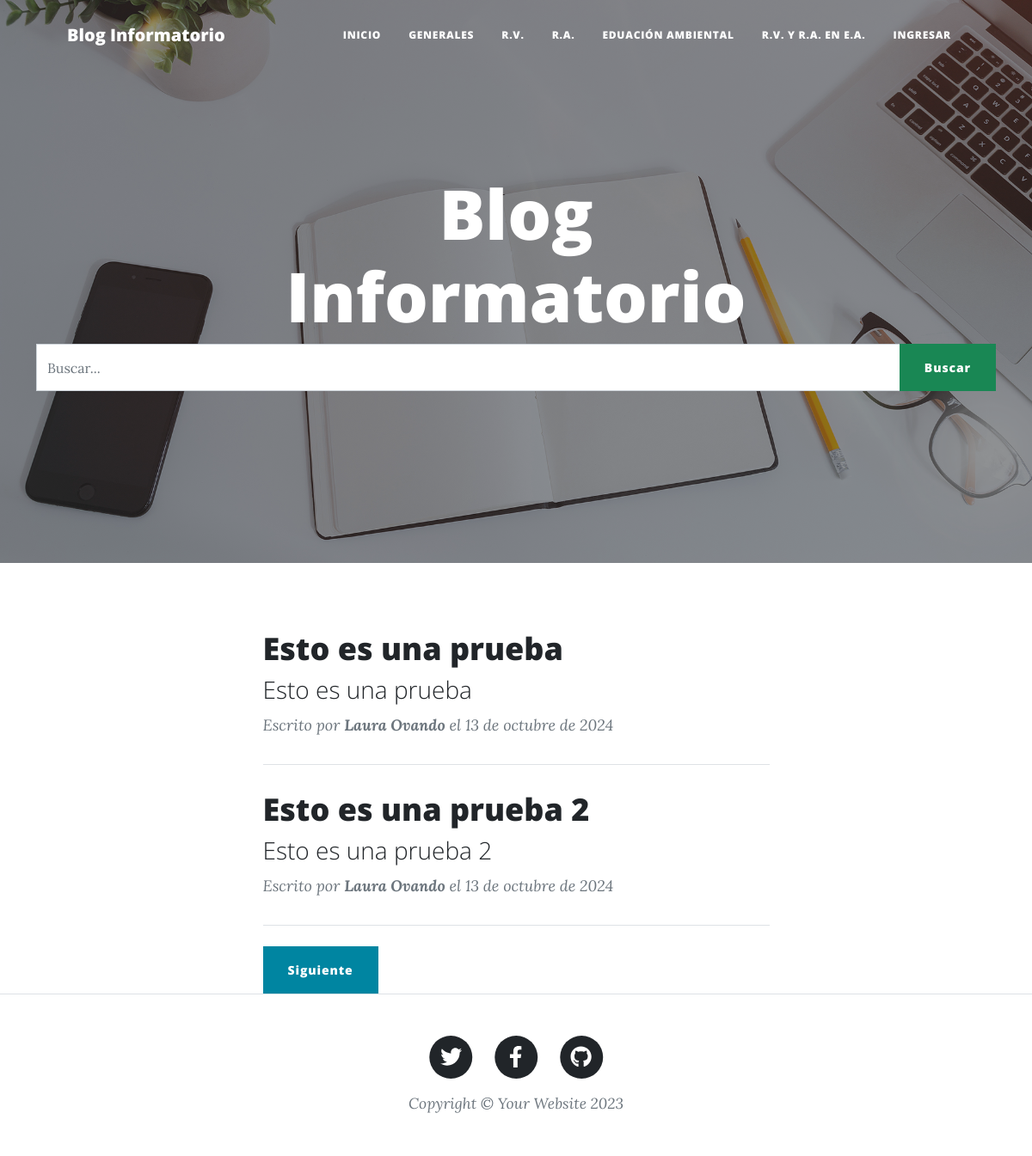
/, run on an earlier commit of the app's database.
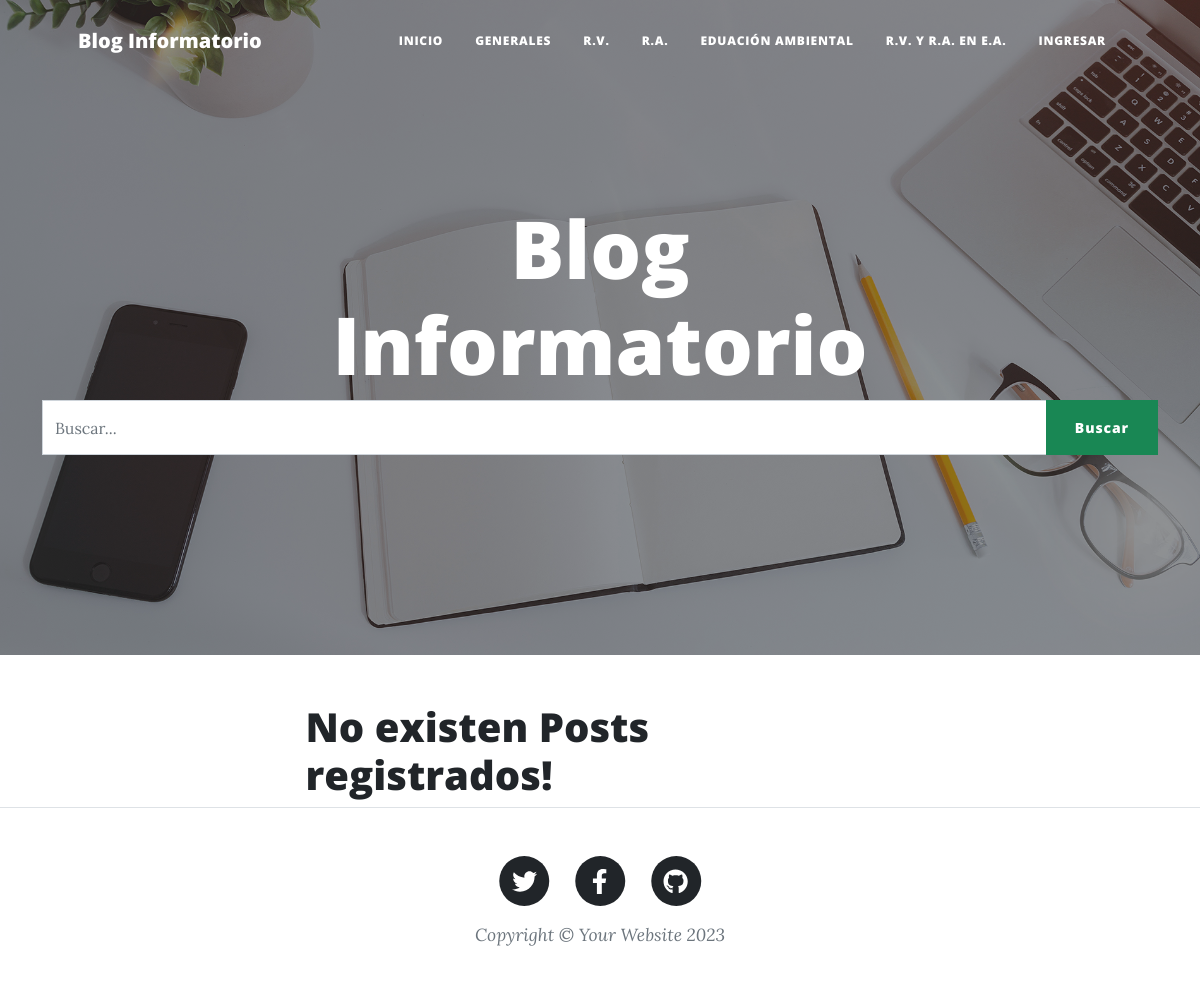
And on a later commit of the database.
### GestionDeBlog/models.py (models this page shows, shortened)
class Post(models.Model):
    id = models.AutoField(primary_key=True)
    titulo = models.CharField('Titulo', max_length=150, blank=False, null=False)
    slug = models.CharField('Slug', max_length=100, blank=False, null=False)
    descripcion = models.CharField('Descripcion', max_length=255, blank=False, null=False)
    contenido = RichTextField()
    imagen = models.URLField(max_length=255, blank=False, null=False)
    autor = models.ForeignKey(Usuario, on_delete=models.CASCADE)
    categoria = models.ForeignKey(Categoria, on_delete=models.CASCADE)
    estado = models.BooleanField('Publicado / No Publicado', default=True)
    fecha_creacion = models.DateField('Fecha de Creacion', auto_now=False, auto_now_add=True)
    class Meta:
        verbose_name = 'Post'
        verbose_name_plural = 'Posts'

class Usuario(AbstractUser):
    REQUIRED_FIELDS = ['first_name', 'last_name', 'email']
    def __str__(self):
        return f'{self.first_name} {self.last_name}'

### GestionDeBlog/views.py (the view)
# urls.py: 2. Add a URL to urlpatterns:  path('', views.home, name='home')
def home(request):
    queryset = request.GET.get("buscar")
    post = Post.objects.filter(estado = True)
    if queryset:
        post = Post.objects.filter(
            Q(titulo__icontains = queryset) |
            Q(descripcion__icontains = queryset)
        ).distinct()
    paginator = Paginator(post, 2)
    page = request.GET.get('page')
    post = paginator.get_page(page)
    return render(request, 'index.html', {'post':post})

### GestionDeBlog/templates/index.html (shortened to what this page needs)
{% load static %}
<!DOCTYPE html>
<html lang="es">
    <head>
        <link href="{% static 'css/styles.css' %}" rel="stylesheet" />
    </head>
    <body>
        <nav class="navbar navbar-expand-lg navbar-light" id="mainNav">
            <div class="container px-4 px-lg-5">
                <a class="navbar-brand" href={% url 'inicio' %}>Blog Informatorio</a>
                <div class="collapse navbar-collapse" id="navbarResponsive">
                    <ul class="navbar-nav ms-auto py-4 py-lg-0">
                        <li class="nav-item"><a class="nav-link px-lg-3 py-3 py-lg-4" href={% url 'inicio' %}>Inicio</a></li>
                        <li class="nav-item"><a class="nav-link px-lg-3 py-3 py-lg-4" href={% url 'generales' %}>Generales</a></li>
                        <li class="nav-item"><a class="nav-link px-lg-3 py-3 py-lg-4" href={% url 'realidadVirtual' %}>R.V.</a></li>
                        <li class="nav-item"><a class="nav-link px-lg-3 py-3 py-lg-4" href={% url 'realidadAumentada' %}>R.A.</a></li>
                        <li class="nav-item"><a class="nav-link px-lg-3 py-3 py-lg-4" href={% url 'educacionAmbiental' %}>Eduación Ambiental</a></li>
                        <li class="nav-item"><a class="nav-link px-lg-3 py-3 py-lg-4" href={% url 'rvyraenea' %}>R.V. y R.A. en E.A.</a></li>
                        {% if request.user.is_authenticated and user.username == 'admin' %}
                            <div class="dropdown">
                                <button class="btn btn-secondary dropdown-toggle" type="button" id="dropdownMenuButton1" data-bs-toggle="dropdown" aria-expanded="false">
                                    ¿Que quieres hacer?
                                </button>
                                <ul class="dropdown-menu" aria-labelledby="dropdownMenuButton1">
                                    <li><a class="dropdown-item" href={% url 'posts' %}>Gestion de Post</a></li>
                                    <li><a class="dropdown-item" href={% url 'categorias' %}>Gestion de Categorias</a></li>
                                    <li><a class="dropdown-item" href={% url 'usuarios' %}>Gestion de Usuarios</a></li>
                                </ul>
                            </div>
                            <li class="nav-item"><a class="nav-link px-lg-3 py-3 py-lg-4" href={% url 'exit' %}>Salir</a></li>
                        {% else %}
                            <li class="nav-item"><a class="nav-link px-lg-3 py-3 py-lg-4" href={% url 'login' %}>Ingresar</a></li>
                        {% endif %}
                    </ul>
                </div>
            </div>
        </nav>
        <header class="masthead" style="background-image: url('{% block imagen %} {% static 'assets/img/home-bg.jpg' %} {% endblock imagen %}')">
            <div class="container position-relative px-4 px-lg-5">
                <div class="row gx-4 gx-lg-5 justify-content-center">
                    <div class="col-md-10 col-lg-8 col-xl-7">
                        <div class="site-heading">
                            <h1>{% block titulo_principal %} Blog Informatorio {% endblock titulo_principal %}</h1>
                        </div>
                    </div>
                </div>
            </div>
            {% block barra_busqueda %}
            <div class="container">
                <div class="row">
                    <div class="col-md-12 search">
                        <form method="get">
                            <div id="custom-search-input">
                                <div class="input-group col-md-12">
                                    <input type="text" class="form-control" placeholder="Buscar..." name="buscar" value="{{request.GET.buscar}}">
                                    <span class="input-group-list">
                                        <button type="submit" class="btn btn-success">Buscar</button>
                                    </span>
                                </div>
                            </div>
                        </form>
                    </div>
                </div>
            </div>
            {% endblock barra_busqueda %}
        </header>
        <div class="container px-4 px-lg-5">
            <div class="row gx-4 gx-lg-5 justify-content-center">
                <div class="col-md-10 col-lg-8 col-xl-7">
                    {% block contenido %}
                        {% if post %}
                        {% for p in post %}
                            <div class="post-preview">
                                <a href={% url 'detallepost' p.slug %}>
                                    <h2 class="post-title">{{p.titulo}}</h2>
                                    <h3 class="post-subtitle">{{p.descripcion}}</h3>
                                <p class="post-meta">
                                    Escrito por
                                    <strong> {{p.autor}} </strong> el
                                    {{p.fecha_creacion}}
                                </p>
                            </div>
                        <hr class="my-4" />
                        {% endfor %}
                        {% else %}
                            <h1> No existen Posts registrados! </h1>
                        {% endif %}
                    {% endblock contenido %}
                    <div class="row">
                        <div class="col-md-12 col-lg-12 col-sm-12 col-xs-12">
                            <div class="col-md-6 col-lg-6 col-sm-6 col-xs-6 float-right">
                                {% if post.has_next %}
                                    <div class="clearfix">
                                        <a href="?page={{ post.next_page_number }}{% if request.GET.search %} &q={{ request.GET.search }} {% endif %}" class="btn btn-primary float-rigth">Siguiente</a>
                                    </div>
                                {% endif %}
                            </div>
                        </div>
                    </div>
                </div>
            </div>
        </div>
        <footer class="border-top">
            <div class="container px-4 px-lg-5">
                <div class="row gx-4 gx-lg-5 justify-content-center">
                    <div class="col-md-10 col-lg-8 col-xl-7">
                        <ul class="list-inline text-center">
                            <li class="list-inline-item">
                                <a href="#!">
                                    <span class="fa-stack fa-lg">
                                        <i class="fas fa-circle fa-stack-2x"></i>
                                        <i class="fab fa-twitter fa-stack-1x fa-inverse"></i>
                                    </span>
                                </a>
                            </li>
                            <li class="list-inline-item">
                                <a href="#!">
                                    <span class="fa-stack fa-lg">
                                        <i class="fas fa-circle fa-stack-2x"></i>
                                        <i class="fab fa-facebook-f fa-stack-1x fa-inverse"></i>
                                    </span>
                                </a>
                            </li>
                            <li class="list-inline-item">
                                <a href="https://github.com/NicoNunez4598/Blog_Informatorio">
                                    <span class="fa-stack fa-lg">
                                        <i class="fas fa-circle fa-stack-2x"></i>
                                        <i class="fab fa-github fa-stack-1x fa-inverse"></i>
                                    </span>
                                </a>
                            </li>
                        </ul>
                        <div class="small text-center text-muted fst-italic">Copyright &copy; Your Website 2023</div>
                    </div>
                </div>
            </div>
        </footer>
    </body>
</html>

What changed in the data, as far as the page shows it:
removed Post: titulo "Esto es una prueba", descripcion "Esto es una prueba", autor "Laura Ovando", fecha_creacion "13 de octubre de 2024"
removed Post: titulo "Esto es una prueba 2", descripcion "Esto es una prueba 2", autor "Laura Ovando", fecha_creacion "13 de octubre de 2024"
Also different on the page:
text no longer shown: "Siguiente"
text now shown: "No existen Posts registrados!"
